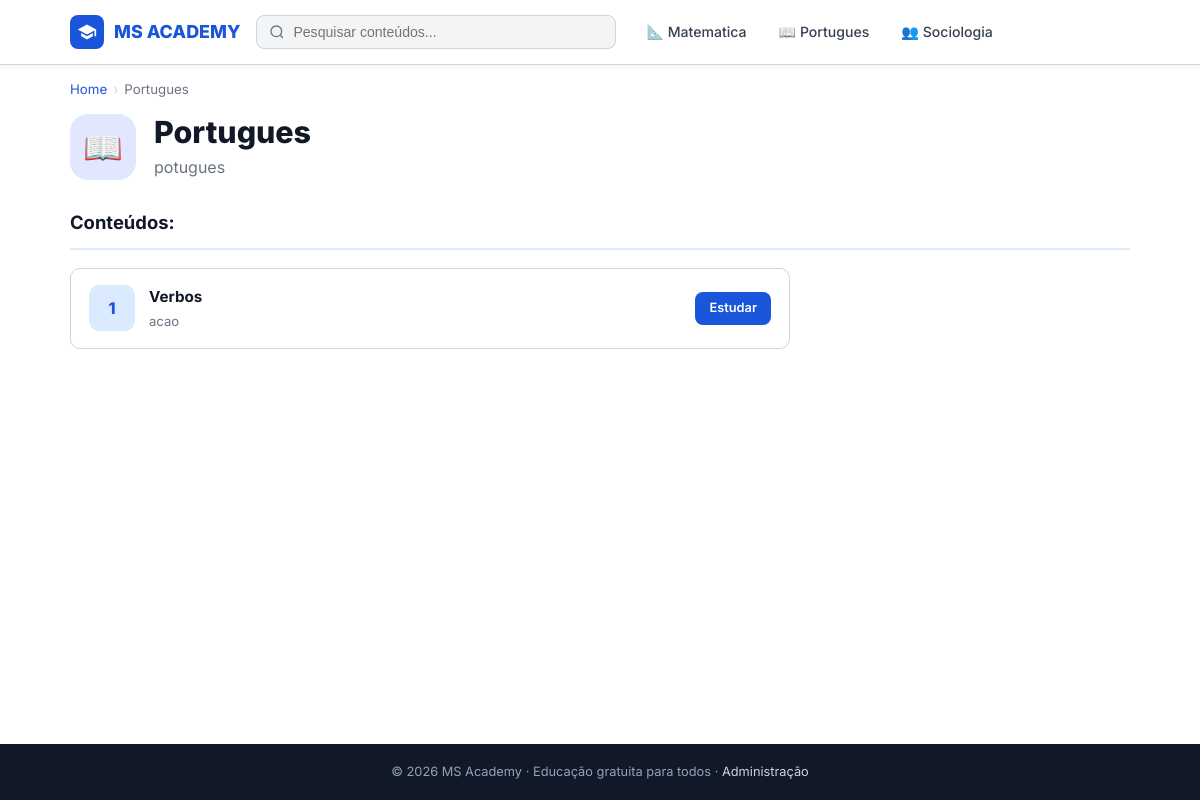
The app's page /disciplina.php?id=4 with its own data.
### tables this page shows
CREATE TABLE `disciplina` (
  `id` int NOT NULL AUTO_INCREMENT,
  `nome` varchar(100) NOT NULL,
  `descricao` text,
  PRIMARY KEY (`id`)
);

CREATE TABLE `conteudo` (
  `id` int NOT NULL AUTO_INCREMENT,
  `disciplina_id` int NOT NULL,
  `titulo` varchar(200) NOT NULL,
  `resumo` text,
  `html` longtext NOT NULL,
  `ordem` int DEFAULT '1',
  `criado_em` timestamp NULL DEFAULT CURRENT_TIMESTAMP,
  `atualizado_em` timestamp NULL DEFAULT CURRENT_TIMESTAMP ON UPDATE CURRENT_TIMESTAMP,
  PRIMARY KEY (`id`),
  KEY `fk_conteudo_disciplina` (`disciplina_id`),
  CONSTRAINT `fk_conteudo_disciplina` FOREIGN KEY (`disciplina_id`) REFERENCES `disciplina` (`id`) ON DELETE CASCADE
);

### includes/funcoes.php (called while the page is built, shortened)
<?php
function h($str) {
    return htmlspecialchars((string)$str, ENT_QUOTES, 'UTF-8');
}
function disciplinas_todas($conn) {
    $res = $conn->query("SELECT * FROM disciplina ORDER BY nome ASC");
    return $res ? $res->fetch_all(MYSQLI_ASSOC) : [];
}
function disciplina_por_id($conn, $id) {
    $stmt = $conn->prepare("SELECT * FROM disciplina WHERE id = ?");
    $stmt->bind_param("i", $id);
    $stmt->execute();
    return $stmt->get_result()->fetch_assoc();
}
function conteudos_por_disciplina($conn, $disciplina_id) {
    $stmt = $conn->prepare(
        "SELECT * FROM conteudo WHERE disciplina_id = ? ORDER BY ordem ASC, id ASC"
    );
    $stmt->bind_param("i", $disciplina_id);
    $stmt->execute();
    return $stmt->get_result()->fetch_all(MYSQLI_ASSOC);
}
function icone_disciplina($nome) {
    $mapa = [
        'matem'  => ['emoji' => '📐', 'cor' => '#1A56DB', 'bg' => '#DBEAFE'],
        'fis'    => ['emoji' => '⚡', 'cor' => '#7C3AED', 'bg' => '#EDE9FE'],
        'quim'   => ['emoji' => '🧪', 'cor' => '#059669', 'bg' => '#D1FAE5'],
        'bio'    => ['emoji' => '🧬', 'cor' => '#D97706', 'bg' => '#FEF3C7'],
        'hist'   => ['emoji' => '🏛️', 'cor' => '#B91C1C', 'bg' => '#FEE2E2'],
        'port'   => ['emoji' => '📖', 'cor' => '#4338CA', 'bg' => '#E0E7FF'],
        'geo'    => ['emoji' => '🌍', 'cor' => '#0891B2', 'bg' => '#CFFAFE'],
        'fil'    => ['emoji' => '🤔', 'cor' => '#6D28D9', 'bg' => '#EDE9FE'],
        'soc'    => ['emoji' => '👥', 'cor' => '#065F46', 'bg' => '#D1FAE5'],
        'ing'    => ['emoji' => '🌐', 'cor' => '#1E40AF', 'bg' => '#DBEAFE'],
        'ed fis' => ['emoji' => '🏃', 'cor' => '#B45309', 'bg' => '#FEF3C7'],
        'arte'   => ['emoji' => '🎨', 'cor' => '#BE185D', 'bg' => '#FCE7F3'],
    ];
    $lower = mb_strtolower($nome);
    foreach ($mapa as $key => $val) {
        if (str_contains($lower, $key)) return $val;
    }
    return ['emoji' => '📚', 'cor' => '#374151', 'bg' => '#F3F4F6'];
}

### disciplina.php (the view, shortened to what this page needs)
<?php
require_once 'includes/conexao.php';
require_once 'includes/funcoes.php';
$id = (int)($_GET['id'] ?? 0);
$disciplina = disciplina_por_id($conn, $id);
$conteudos = conteudos_por_disciplina($conn, $id);
require_once 'includes/header.php';
$ic = icone_disciplina($disciplina['nome']);
?>
<main>
<div class="container">
  <div class="breadcrumb">
    <a href="/">Home</a>
    <span class="sep">›</span>
    <span><?= h($disciplina['nome']) ?></span>
  </div>
  <div style="display:flex;align-items:center;gap:18px;margin-bottom:28px;">
    <div class="disc-icon-wrap" style="background:<?= $ic['bg'] ?>;width:66px;height:66px;border-radius:18px;font-size:2rem;display:flex;align-items:center;justify-content:center;flex-shrink:0;">
      <?= $ic['emoji'] ?>
    </div>
    <div>
      <h1><?= h($disciplina['nome']) ?></h1>
      <?php if ($disciplina['descricao']): ?>
        <p style="color:var(--gray-500);margin-top:4px;"><?= h($disciplina['descricao']) ?></p>
      <?php endif; ?>
    </div>
  </div>
  <h2 class="section-title">Conteúdos:</h2>
  <?php if (empty($conteudos)): ?>
    <div class="empty-state">
      <span class="es-icon">📭</span>
      <p>Nenhum conteúdo disponível ainda para esta disciplina.</p>
    </div>
  <?php else: ?>
    <div style="display:flex;flex-direction:column;gap:12px;max-width:720px;">
      <?php foreach ($conteudos as $i => $c): ?>
        <div class="content-item">
          <div class="content-item-icon"><?= $i + 1 ?></div>
          <div class="content-item-text">
            <h4><?= h($c['titulo']) ?></h4>
            <?php if ($c['resumo']): ?>
              <p><?= h(mb_substr($c['resumo'], 0, 110)) ?></p>
            <?php endif; ?>
          </div>
          <a href="conteudo.php?id=<?= $c['id'] ?>" class="btn btn-primary btn-sm">Estudar</a>
        </div>
      <?php endforeach; ?>
    </div>
  <?php endif; ?>
</div>
</main>
<?php require_once 'includes/footer.php'; ?>

### includes/menu.php (shortened to what this page needs)
<?php
$disciplinas_menu = disciplinas_todas($conn);
$busca_valor = h($_GET['q'] ?? '');
?>
<header>
  <nav class="nav-inner">
    <a href="<?= BASE_URL ?>" class="logo">
      <div class="logo-icon">
        <svg viewBox="0 0 24 24"><path d="M12 3L1 9l11 6 9-4.91V17h2V9L12 3zM5 13.18v4L12 21l7-3.82v-4L12 17l-7-3.82z"/></svg>
      </div>
      MS ACADEMY
    </a>
    <form class="search-box" action="<?= BASE_URL ?>index.php" method="GET">
      <button type="submit" aria-label="Buscar">
        <svg width="16" height="16" viewBox="0 0 24 24" fill="none" stroke="currentColor" stroke-width="2">
          <circle cx="11" cy="11" r="8"/><path d="m21 21-4.35-4.35"/>
        </svg>
      </button>
      <input type="text" name="q" placeholder="Pesquisar conteúdos..." value="<?= $busca_valor ?>" autocomplete="off"/>
    </form>
    <div class="nav-tabs">
      <?php foreach (array_slice($disciplinas_menu, 0, 4) as $dm):
        $ic = icone_disciplina($dm['nome']);
      ?>
        <a href="<?= BASE_URL ?>disciplina.php?id=<?= $dm['id'] ?>" class="nav-tab">
          <?= $ic['emoji'] ?> <?= h($dm['nome']) ?>
        </a>
      <?php endforeach; ?>
    </div>
  </nav>
</header>

### assets/css/style.css (style rules this page uses)
*, *::before, *::after { box-sizing: border-box; margin: 0; padding: 0; }
:root { --blue: #1A56DB; --blue-dark: #1240A8; --blue-light: #EBF2FF; --blue-soft: #DBEAFE; --gray-900: #111827; --gray-700: #374151; --gray-500: #6B7280; --gray-300: #D1D5DB; --gray-100: #F3F4F6; --green: #059669; --green-soft: #D1FAE5; --red: #DC2626; --red-soft: #FEE2E2; --orange: #D97706; --orange-soft:#FEF3C7; --white: #FFFFFF; --radius: 10px; --shadow: 0 2px 12px rgba(0,0,0,0.08); --shadow-lg: 0 8px 32px rgba(0,0,0,0.13); --transition: 0.18s ease; }
html { font-size: 16px; scroll-behavior: smooth; }
body { font-family: 'Inter', system-ui, -apple-system, sans-serif; color: var(--gray-900); background: var(--white); line-height: 1.6; min-height: 100vh; display: flex; flex-direction: column; }
a { color: inherit; text-decoration: none; }
button { cursor: pointer; font-family: inherit; border: none; outline: none; }
main { flex: 1; }
h1 { font-size: 1.9rem; font-weight: 800; line-height: 1.2; }
h2 { font-size: 1.4rem; font-weight: 700; }
.container { max-width: 1100px; margin: 0 auto; padding: 0 20px; }
header { background: var(--white); border-bottom: 1px solid var(--gray-300); position: sticky; top: 0; z-index: 100; box-shadow: 0 1px 6px rgba(0,0,0,0.07); }
.nav-inner { display: flex; align-items: center; gap: 16px; padding: 0 20px; max-width: 1100px; margin: 0 auto; height: 64px; }
.logo { display: flex; align-items: center; gap: 10px; font-weight: 800; font-size: 1.12rem; color: var(--blue); white-space: nowrap; }
.logo-icon { width: 34px; height: 34px; background: var(--blue); border-radius: 8px; display: flex; align-items: center; justify-content: center; }
.logo-icon svg { width: 20px; height: 20px; fill: var(--white); }
.search-box { flex: 1; max-width: 360px; display: flex; align-items: center; border: 1px solid var(--gray-300); border-radius: 8px; padding: 0 12px; gap: 8px; background: var(--gray-100); transition: border-color var(--transition); }
.search-box input { border: none; background: transparent; flex: 1; font-size: 0.88rem; outline: none; padding: 8px 0; }
.search-box button { background: none; padding: 0; color: var(--gray-500); display: flex; align-items: center; }
.nav-tabs { display: flex; align-items: center; gap: 4px; flex: 1; }
.nav-tab { display: flex; align-items: center; gap: 6px; padding: 6px 14px; border-radius: 20px; font-size: 0.88rem; font-weight: 500; color: var(--gray-700); transition: all var(--transition); white-space: nowrap; }
.breadcrumb { display: flex; align-items: center; gap: 6px; font-size: 0.83rem; color: var(--gray-500); padding: 14px 0; }
.breadcrumb a { color: var(--blue); }
.breadcrumb .sep { color: var(--gray-300); }
.btn { display: inline-flex; align-items: center; justify-content: center; gap: 8px; padding: 9px 20px; border-radius: 8px; font-weight: 600; font-size: 0.88rem; transition: all var(--transition); cursor: pointer; border: none; font-family: inherit; }
.btn-primary { background: var(--blue); color: var(--white); }
.btn-sm { padding: 6px 14px; font-size: 0.8rem; }
.section-title { font-size: 1.15rem; font-weight: 700; margin-bottom: 18px; padding-bottom: 10px; border-bottom: 2px solid var(--blue-soft); }
.disc-icon-wrap { width: 66px; height: 66px; border-radius: 18px; display: flex; align-items: center; justify-content: center; font-size: 2rem; }
.content-item { display: flex; align-items: center; gap: 14px; padding: 16px 18px; background: var(--white); border: 1px solid var(--gray-300); border-radius: var(--radius); transition: box-shadow var(--transition), border-color var(--transition); }
.content-item-icon { width: 46px; height: 46px; border-radius: 10px; background: var(--blue-soft); color: var(--blue); display: flex; align-items: center; justify-content: center; font-weight: 800; font-size: 1rem; flex-shrink: 0; }
.content-item-text { flex: 1; }
.content-item-text h4 { font-size: 0.95rem; margin-bottom: 2px; }
.content-item-text p { font-size: 0.82rem; color: var(--gray-500); }

### records on screen
disciplina: nome "📐", nome "Matematica"
disciplina: nome "📖", nome "Portugues", descricao "potugues"
disciplina: nome "👥", nome "Sociologia"
conteudo: titulo "Verbos", resumo "acao"
